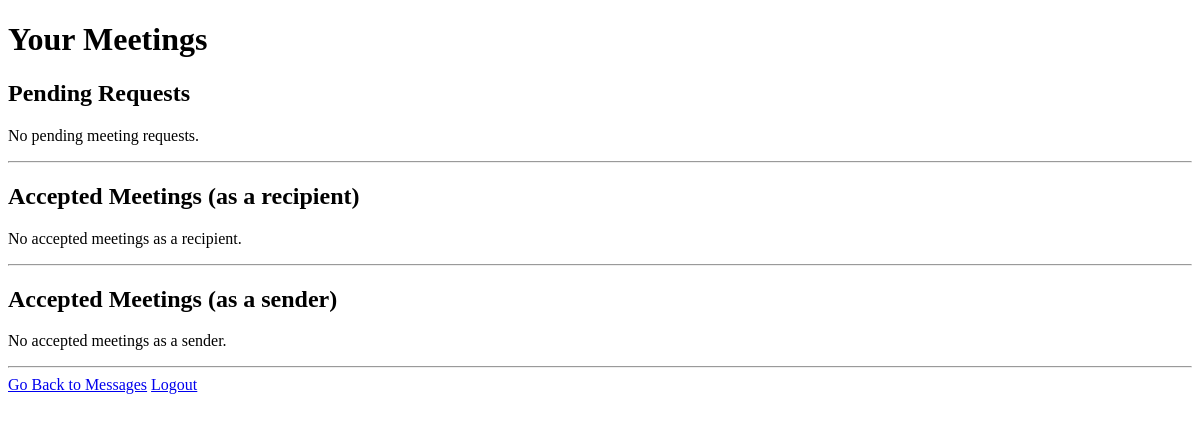
Page /view_meetings.php (signed in) on the earlier database version.
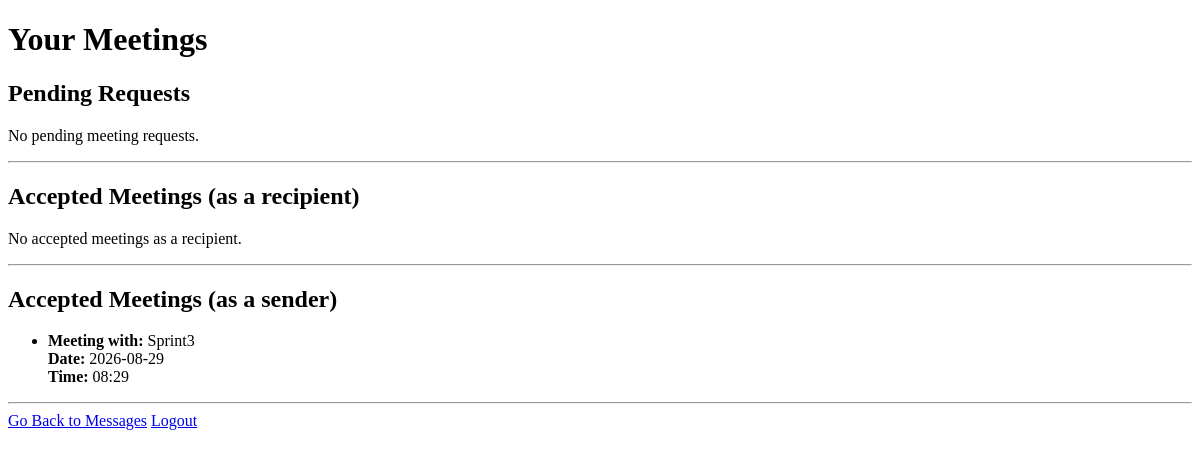
Same page on the later database version.
### tables this page shows
CREATE TABLE "meetings" (
	"id"	INTEGER,
	"user_id"	INTEGER,
	"receiver_id"	INTEGER,
	"meeting_date"	DATE,
	"meeting_time"	TIME,
	"accepted"	INTEGER DEFAULT 0,
	PRIMARY KEY("id" AUTOINCREMENT),
	FOREIGN KEY("receiver_id") REFERENCES "Users"("id"),
	FOREIGN KEY("user_id") REFERENCES "Users"("id")
);

CREATE TABLE "Users" (
	"id"	INTEGER,
	"username"	TEXT NOT NULL UNIQUE,
	"password"	TEXT NOT NULL,
	"isTutor"	TEXT NOT NULL DEFAULT 'false',
	"expertise"	TEXT NOT NULL DEFAULT 'unspecified',
	"availability"	TEXT NOT NULL DEFAULT 'unspecified',
	"location"	TEXT NOT NULL DEFAULT 'unspecified',
	PRIMARY KEY("id" AUTOINCREMENT)
);

### view_meetings.php (the view, shortened to what this page needs)
<?php
$user_id = $_SESSION['user'];
try {
    $db = new PDO('sqlite:360DB.db');
    $db->setAttribute(PDO::ATTR_ERRMODE, PDO::ERRMODE_EXCEPTION);
    $query = "
        SELECT m.id, m.user_id AS sender_id, m.receiver_id, m.meeting_date, m.meeting_time, m.accepted, u.username AS sender_username
        FROM meetings m
        JOIN users u ON m.user_id = u.id
        WHERE m.receiver_id = :user_id AND m.accepted = 0
    ";
    $stmt = $db->prepare($query);
    $stmt->bindValue(':user_id', $user_id, PDO::PARAM_INT);
    $stmt->execute();
    $pendingMeetings = $stmt->fetchAll(PDO::FETCH_ASSOC);
    $acceptedQuery = "
        SELECT m.id, m.user_id AS sender_id, m.receiver_id, m.meeting_date, m.meeting_time, u.username AS sender_username
        FROM meetings m
        JOIN users u ON m.user_id = u.id
        WHERE m.receiver_id = :user_id AND m.accepted = 1
    ";
    $acceptedStmt = $db->prepare($acceptedQuery);
    $acceptedStmt->bindValue(':user_id', $user_id, PDO::PARAM_INT);
    $acceptedStmt->execute();
    $acceptedMeetings = $acceptedStmt->fetchAll(PDO::FETCH_ASSOC);
    $senderAcceptedQuery = "
        SELECT m.id, m.user_id AS sender_id, m.receiver_id, m.meeting_date, m.meeting_time, u.username AS receiver_username
        FROM meetings m
        JOIN users u ON m.receiver_id = u.id
        WHERE m.user_id = :user_id AND m.accepted = 1
    ";
    $senderAcceptedStmt = $db->prepare($senderAcceptedQuery);
    $senderAcceptedStmt->bindValue(':user_id', $user_id, PDO::PARAM_INT);
    $senderAcceptedStmt->execute();
    $senderAcceptedMeetings = $senderAcceptedStmt->fetchAll(PDO::FETCH_ASSOC);
} catch (PDOException $e) {
    echo "Connection failed: " . $e->getMessage();
}
?>
<!DOCTYPE html>
<html lang="en">
<head>
</head>
<body>
    <h1>Your Meetings</h1>
    <h2>Pending Requests</h2>
    <?php if ($pendingMeetings): ?>
        <ul>
        <?php foreach ($pendingMeetings as $meeting): ?>
            <li>
                <strong>Meeting request from:</strong> <?= htmlspecialchars($meeting['sender_username']) ?> <br>
                <strong>Date:</strong> <?= htmlspecialchars($meeting['meeting_date']) ?> <br>
                <strong>Time:</strong> <?= htmlspecialchars($meeting['meeting_time']) ?> <br>
                <form action="view_meetings.php" method="POST">
                    <input type="hidden" name="meeting_id" value="<?= $meeting['id'] ?>">
                    <input type="hidden" name="action" value="accept">
                    <button type="submit">Accept</button>
                </form>
                <form action="view_meetings.php" method="POST">
                    <input type="hidden" name="meeting_id" value="<?= $meeting['id'] ?>">
                    <input type="hidden" name="action" value="decline">
                    <button type="submit">Decline</button>
                </form>
            </li>
        <?php endforeach; ?>
        </ul>
    <?php else: ?>
        <p>No pending meeting requests.</p>
    <?php endif; ?>
    <hr>
    <h2>Accepted Meetings (as a recipient)</h2>
    <?php if ($acceptedMeetings): ?>
        <ul>
        <?php foreach ($acceptedMeetings as $meeting): ?>
            <li>
                <strong>Meeting with:</strong> <?= htmlspecialchars($meeting['sender_username']) ?> <br>
                <strong>Date:</strong> <?= htmlspecialchars($meeting['meeting_date']) ?> <br>
                <strong>Time:</strong> <?= htmlspecialchars($meeting['meeting_time']) ?> <br>
            </li>
        <?php endforeach; ?>
        </ul>
    <?php else: ?>
        <p>No accepted meetings as a recipient.</p>
    <?php endif; ?>
    <hr>
    <h2>Accepted Meetings (as a sender)</h2>
    <?php if ($senderAcceptedMeetings): ?>
        <ul>
        <?php foreach ($senderAcceptedMeetings as $meeting): ?>
            <li>
                <strong>Meeting with:</strong> <?= htmlspecialchars($meeting['receiver_username']) ?> <br>
                <strong>Date:</strong> <?= htmlspecialchars($meeting['meeting_date']) ?> <br>
                <strong>Time:</strong> <?= htmlspecialchars($meeting['meeting_time']) ?> <br>
            </li>
        <?php endforeach; ?>
        </ul>
    <?php else: ?>
        <p>No accepted meetings as a sender.</p>
    <?php endif; ?>
    <hr>
    <a href="messages.php">Go Back to Messages</a>
    <a href="logout.php">Logout</a>
</body>
</html>

Differences in the rows shown:
added meetings: receiver.username "Sprint3", meeting_date "2026-08-29", meeting_time "08:29"
Other differences:
text no longer shown: "No accepted meetings as a sender."
